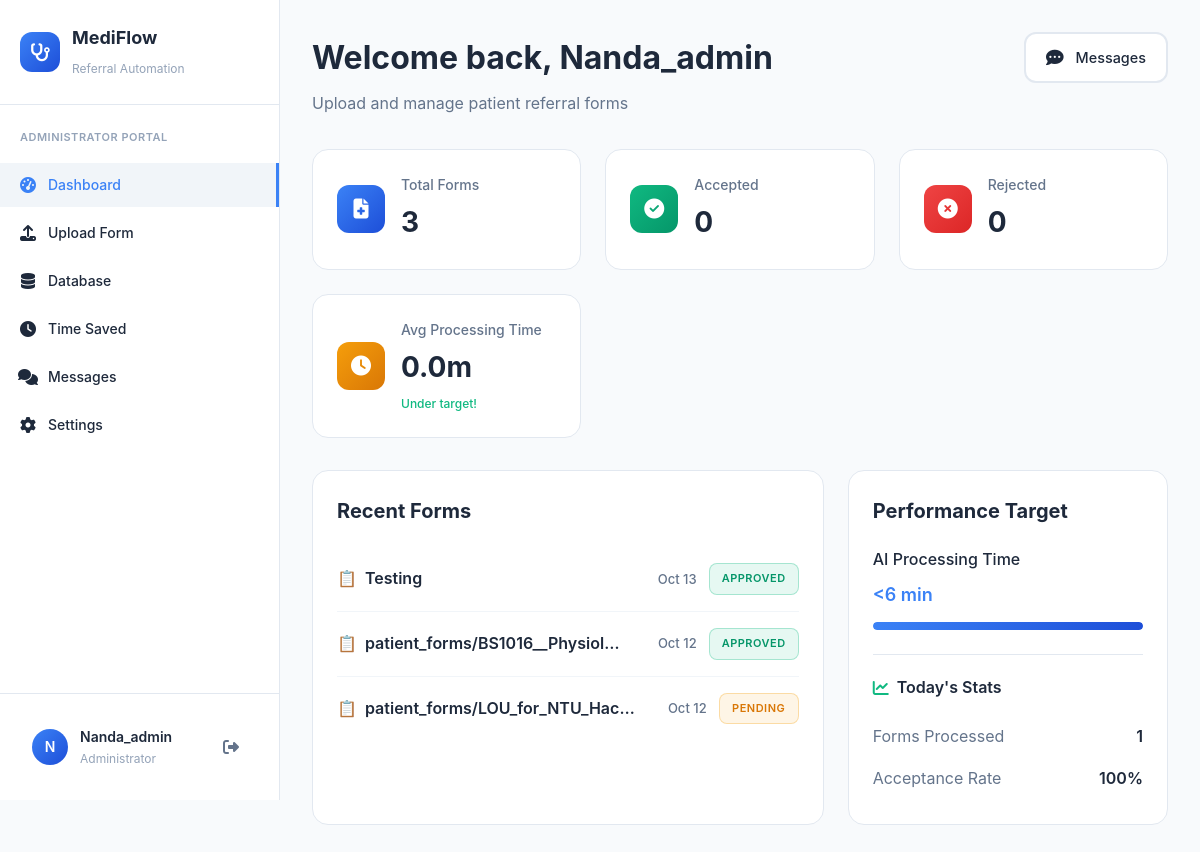
/ (signed in), run on the app's committed database.
### accounts/models.py (models this page shows, shortened)
class UserProfile(models.Model):
    ROLE_CHOICES = [
        ('administrator', 'Administrator'),
        ('screening_physician', 'Screening Physician'),
    ]
    user = models.OneToOneField(User, on_delete=models.CASCADE, related_name='profile')
    role = models.CharField(max_length=20, choices=ROLE_CHOICES, default='screening_physician')
    created_at = models.DateTimeField(auto_now_add=True)
    updated_at = models.DateTimeField(auto_now=True)

### dashboard/models.py (models this page shows, shortened)
class PatientForm(models.Model):
    STATUS_CHOICES = [
        ('pending', 'Pending'),
        ('processing', 'Processing'),
        ('approved', 'Approved'),
        ('rejected', 'Rejected'),
    ]
    AI_DECISION_CHOICES = [
        ('analyzing', 'Analyzing...'),
        ('accept', 'Accept'),
        ('reject', 'Reject'),
        ('review_required', 'Review Required'),
    ]
    patient_name = models.CharField(max_length=255, blank=True, null=True, help_text="Will be extracted from form if not provided")
    uploaded_file = models.FileField(
        upload_to=upload_to,
        validators=[FileExtensionValidator(allowed_extensions=['pdf', 'png', 'jpg', 'jpeg'])],
        help_text="Supported: PDF, PNG, JPG (Max 10MB)"
    )
    uploaded_by = models.ForeignKey(User, on_delete=models.CASCADE, null=True, blank=True, help_text="User who uploaded this form")
    uploaded_at = models.DateTimeField(auto_now_add=True)
    processed = models.BooleanField(default=False)
    status = models.CharField(max_length=20, choices=STATUS_CHOICES, default='pending')
    ai_decision = models.CharField(max_length=20, choices=AI_DECISION_CHOICES, default='analyzing')
    ai_feedback = models.TextField(blank=True, null=True)
    extracted_patient_name = models.CharField(max_length=255, blank=True, null=True)
    processing_time_seconds = models.IntegerField(null=True, blank=True, help_text="Processing time in seconds")
    class Meta:
        ordering = ['-uploaded_at']

### dashboard/views.py (the view)
# urls.py: path('', views.dashboard_home, name='home'),
@login_required
def dashboard_home(request):
    recent_forms = PatientForm.objects.all()[:5]  # Get 5 most recent forms
    total_forms = PatientForm.objects.count()
    unread_messages_count = 0
    latest_conversation = None
    if hasattr(request.user, 'profile') and request.user.profile.role == 'administrator':
        try:
            from messaging.models import Conversation, Message, MessageReadStatus
            user_conversations = Conversation.objects.filter(participants=request.user)
            unread_messages_count = 0
            latest_conversation_with_unread = None
            for conversation in user_conversations:
                unread_in_conversation = Message.objects.filter(
                    conversation=conversation
                ).exclude(
                    sender=request.user
                ).exclude(
                    read_statuses__user=request.user
                ).count()
                unread_messages_count += unread_in_conversation
                if unread_in_conversation > 0 and not latest_conversation_with_unread:
                    latest_conversation_with_unread = conversation
            latest_conversation = latest_conversation_with_unread
        except ImportError:
            pass
    context = {
        'user_name': request.user.get_full_name() or request.user.username,
        'total_forms': total_forms,
        'accepted_forms': PatientForm.objects.filter(processed=True).count(),
        'rejected_forms': 0,  # Add logic for rejected forms if needed
        'avg_processing_time': '0.0m',
        'forms_processed_today': PatientForm.objects.filter(uploaded_at__date=timezone.now().date()).count() if 'timezone' in globals() else 0,
        'acceptance_rate': '100%' if total_forms > 0 else '0%',
        'processing_target': '<6 min',
        'recent_forms': recent_forms,
        'unread_messages_count': unread_messages_count,
        'latest_conversation': latest_conversation,
    }
    return render(request, 'dashboard/home.html', context)

### templates/dashboard/home.html (shortened to what this page needs)
{% extends 'base.html' %}
{% block content %}
<div class="dashboard-content">
    <div class="dashboard-header">
        <div class="header-content">
            <div>
                <h1>Welcome back, {{ user_name }}</h1>
                <p>Upload and manage patient referral forms</p>
            </div>
            {% if user.profile.role == 'administrator' %}
                <div class="header-actions">
                    <div class="message-notification">
                        {% if unread_messages_count > 0 and latest_conversation %}
                            <a href="{% url 'messaging:conversation_detail' conversation_id=latest_conversation.id %}"
                               class="message-notification-btn has-messages"
                               title="You have {{ unread_messages_count }} unread message{{ unread_messages_count|pluralize }}">
                                <i class="fas fa-comment-dots"></i>
                                <span class="notification-badge">{{ unread_messages_count }}</span>
                                <span class="notification-text">New Messages</span>
                            </a>
                        {% else %}
                            <a href="{% url 'messaging:inbox' %}"
                               class="message-notification-btn"
                               title="View Messages">
                                <i class="fas fa-comment-dots"></i>
                                <span class="notification-text">Messages</span>
                            </a>
                        {% endif %}
                    </div>
                </div>
            {% endif %}
        </div>
    </div>
    <div class="stats-grid">
        <div class="stat-card">
            <div class="stat-icon blue">
                <i class="fas fa-file-medical"></i>
            </div>
            <div class="stat-content">
                <h3>Total Forms</h3>
                <div class="stat-number">{{ total_forms }}</div>
            </div>
        </div>
        <div class="stat-card">
            <div class="stat-icon green">
                <i class="fas fa-check-circle"></i>
            </div>
            <div class="stat-content">
                <h3>Accepted</h3>
                <div class="stat-number">{{ accepted_forms }}</div>
            </div>
        </div>
        <div class="stat-card">
            <div class="stat-icon red">
                <i class="fas fa-times-circle"></i>
            </div>
            <div class="stat-content">
                <h3>Rejected</h3>
                <div class="stat-number">{{ rejected_forms }}</div>
            </div>
        </div>
        <div class="stat-card">
            <div class="stat-icon orange">
                <i class="fas fa-clock"></i>
            </div>
            <div class="stat-content">
                <h3>Avg Processing Time</h3>
                <div class="stat-number">{{ avg_processing_time }}</div>
                <div class="stat-label">Under target!</div>
            </div>
        </div>
    </div>
    <div class="dashboard-grid">
        <div class="dashboard-card">
            <h2>Recent Forms</h2>
            <div class="recent-forms">
                {% if recent_forms %}
                    {% for form in recent_forms %}
                        <div class="form-item">
                            <span class="form-name">
                                {% if form.patient_name %}
                                    {{ form.patient_name }}
                                {% elif form.extracted_patient_name %}
                                    {{ form.extracted_patient_name }}
                                {% elif form.uploaded_file %}
                                    {{ form.uploaded_file.name|truncatechars:30 }}
                                {% else %}
                                    Unknown Patient
                                {% endif %}
                            </span>
                            <span class="form-date">{{ form.uploaded_at|date:"M j" }}</span>
                            <span class="form-status {{ form.status|lower }}">{{ form.get_status_display }}</span>
                        </div>
                    {% endfor %}
                {% else %}
                    <div class="no-forms">
                        <p>No forms processed yet</p>
                    </div>
                {% endif %}
            </div>
        </div>
        <div class="dashboard-card">
            <h2>Performance Target</h2>
            <div class="performance-section">
                <div class="performance-item">
                    <span class="performance-label">AI Processing Time</span>
                    <span class="performance-target">{{ processing_target }}</span>
                    <div class="progress-bar">
                        <div class="progress-fill" style="width: 100%;"></div>
                    </div>
                </div>
                <div class="today-stats">
                    <h3><i class="fas fa-chart-line"></i> Today's Stats</h3>
                    <div class="today-stat">
                        <span>Forms Processed</span>
                        <span class="stat-value">{{ forms_processed_today }}</span>
                    </div>
                    <div class="today-stat">
                        <span>Acceptance Rate</span>
                        <span class="stat-value">{{ acceptance_rate }}</span>
                    </div>
                </div>
            </div>
        </div>
    </div>
</div>
{% endblock %}

### templates/base.html (shortened to what this page needs)
<!DOCTYPE html>
<html lang="en">
<head>
    {% load static %}
    <link rel="stylesheet" href="{% static 'css/dashboard.css' %}">
    <link href="https://cdnjs.cloudflare.com/ajax/libs/font-awesome/6.4.0/css/all.min.css" rel="stylesheet">
</head>
<body data-theme="light">
    <div class="app-container">
        <aside class="sidebar">
            <div class="sidebar-header">
                <div class="logo">
                    <div class="logo-icon">
                        <i class="fas fa-stethoscope"></i>
                    </div>
                    <div class="logo-text">
                        <h3>MediFlow</h3>
                        <span>Referral Automation</span>
                    </div>
                </div>
            </div>
            <nav class="sidebar-nav">
                {% if user.profile.role == 'administrator' %}
                    <h4>ADMINISTRATOR PORTAL</h4>
                    <ul>
                        <li class="nav-item" data-page="dashboard">
                            <a href="{% url 'dashboard:home' %}">
                                <i class="fas fa-tachometer-alt"></i>
                                Dashboard
                            </a>
                        </li>
                        <li class="nav-item" data-page="upload">
                            <a href="{% url 'dashboard:upload_form' %}">
                                <i class="fas fa-upload"></i>
                                Upload Form
                            </a>
                        </li>
                        <li class="nav-item" data-page="database">
                            <a href="{% url 'dashboard:database' %}">
                                <i class="fas fa-database"></i>
                                Database
                            </a>
                        </li>
                        <li class="nav-item" data-page="time-saved">
                            <a href="{% url 'dashboard:time_saved' %}">
                                <i class="fas fa-clock"></i>
                                Time Saved
                            </a>
                        </li>
                        <li class="nav-item" data-page="messages">
                            <a href="{% url 'messaging:inbox' %}">
                                <i class="fas fa-comments"></i>
                                Messages
                            </a>
                        </li>
                        <li class="nav-item" data-page="settings">
                            <a href="{% url 'dashboard:settings' %}">
                                <i class="fas fa-cog"></i>
                                Settings
                            </a>
                        </li>
                    </ul>
                {% endif %}
            </nav>
            <div class="sidebar-footer">
                {% if user.is_authenticated %}
                <div class="user-profile">
                    <div class="user-avatar">{{ user.username|first|upper }}</div>
                    <div class="user-info">
                        <span class="user-name">{{ user.get_full_name|default:user.username }}</span>
                        <span class="user-role">{{ user.profile.get_role_display|default:"User" }}</span>
                    </div>
                    <div class="user-actions">
                        <a href="{% url 'accounts:logout' %}" class="logout-btn" title="Logout">
                            <i class="fas fa-sign-out-alt"></i>
                        </a>
                    </div>
                </div>
                {% endif %}
            </div>
        </aside>
        <main class="main-content">
            {% block content %}
            {% endblock %}
        </main>
    </div>
</body>
</html>

### templates/base.html (style rules this page uses)
:root { --bg-primary: #ffffff; --bg-secondary: #f8fafc; --bg-tertiary: #f1f5f9; --text-primary: #1e293b; --text-secondary: #64748b; --text-tertiary: #94a3b8; --border-primary: #e2e8f0; --border-secondary: #f1f5f9; --border-light: #f1f5f9; --shadow-light: 0 2px 8px rgba(0, 0, 0, 0.1); --shadow-medium: 0 4px 12px rgba(0, 0, 0, 0.15); --sidebar-bg: #ffffff; --sidebar-text: #1e293b; --card-bg: #ffffff; --input-bg: #ffffff; --hover-bg: #f8fafc; --primary-color: #3b82f6; --primary-dark: #1d4ed8; --accent-color: #1d4ed8; --success-color: #10b981; --success-bg: #dcfce7; --success-text: #166534; --error-color: #ef4444; --error-bg: #fee2e2; --error-text: #991b1b; --warning-color: #f59e0b; --warning-bg: #fef3c7; --warning-text: #92400e; }
body { background-color: var(--bg-secondary); color: var(--text-primary); transition: background-color 0.3s ease, color 0.3s ease; }

### templates/dashboard/home.html (style rules this page uses)
.dashboard-header .header-content { display: flex; justify-content: space-between; align-items: flex-start; gap: 2rem; }
.header-actions { display: flex; align-items: center; gap: 1rem; }
.message-notification-btn { display: flex; align-items: center; gap: 0.75rem; padding: 0.75rem 1.25rem; background: var(--card-bg); border: 2px solid var(--border-primary); border-radius: 12px; color: var(--text-primary); text-decoration: none; transition: all 0.3s ease; position: relative; font-weight: 500; min-width: 120px; justify-content: center; }
.message-notification-btn i { font-size: 1.1rem; }
.notification-text { font-size: 0.9rem; }

### data on the page
PatientForm: patient_name "Testing", uploaded_at "Oct 13", status "APPROVED"
PatientForm: uploaded_file.name "patient_forms/BS1016__Physiol…", uploaded_at "Oct 12", status "APPROVED"
PatientForm: uploaded_file.name "patient_forms/LOU_for_NTU_Hac…", uploaded_at "Oct 12", status "PENDING"

### other printed values
{{ user.username|first|upper }} "N"
{{ user.get_full_name|default:user.username }} "Nanda_admin"
{{ user.profile.get_role_display|default:"User" }} "Administrator"
{{ user_name }} "Nanda_admin"
{{ total_forms }} "3"
{{ accepted_forms }} "0"
{{ rejected_forms }} "0"
{{ avg_processing_time }} "0.0m"
{{ processing_target }} "<6 min"
{{ acceptance_rate }} "100%"
